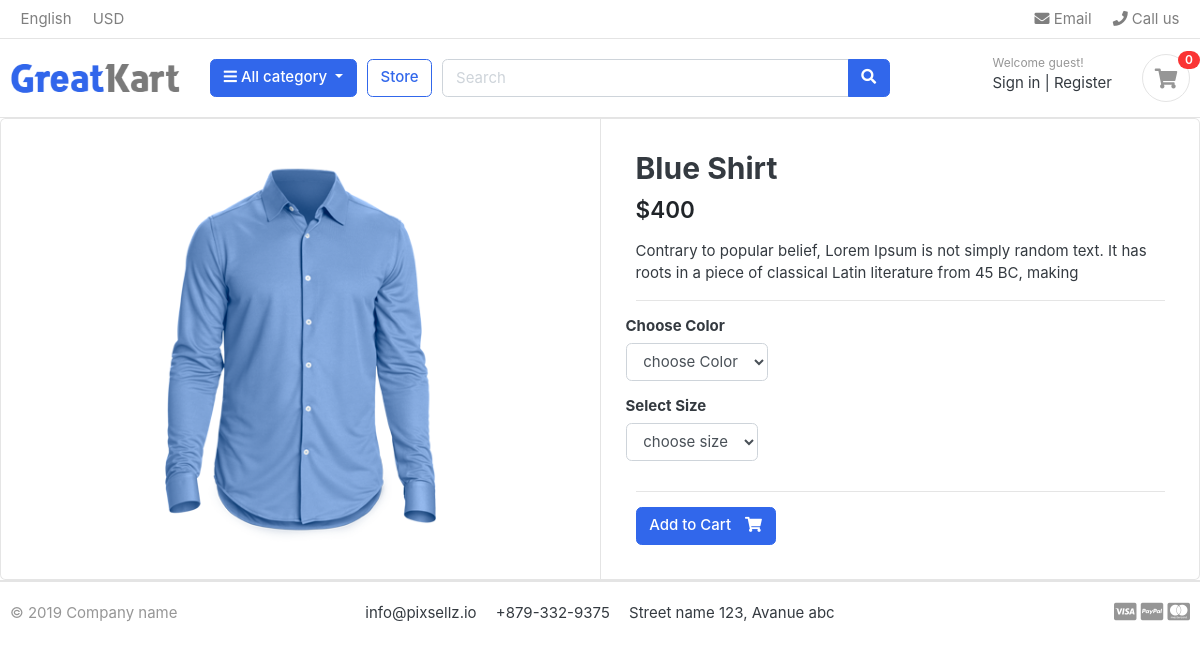
Screenshot of /store/category/shirt/blue-shirt with the database file from the repository.
### store/models.py (models this page shows, shortened)
class Product(models.Model):
    product_name = models.CharField(max_length=200, unique=True)
    slug = models.SlugField(max_length=200, unique=True)
    description = models.TextField(max_length=200, unique=True)
    price = models.IntegerField()
    image = models.ImageField(upload_to = 'photos/products')
    stock = models.IntegerField()
    is_available = models.BooleanField(default=True)
    category = models.ForeignKey(Category, on_delete = models.CASCADE)
    created_date = models.DateTimeField(auto_now_add = True)
    modified_date = models.DateTimeField(auto_now = True)

### store/views.py (the view)
def product_detail(request,category_slug,product_slug):
    try:
        single_product = Product.objects.get(category__slug = category_slug, slug = product_slug )
        in_cart = CartItem.objects.filter(cart__cart_id = _cart_id(request),product= single_product).exists()
    except Exception as e:
        raise e
    context = {
        "single_product" :single_product,
        'in_cart' : in_cart
    }
    return render (request, "store/product_detail.html", context)

### carts/context_processors.py (called while the page is built)
def counter(request):
    cart_count = 0
    if "admin" in request.path:
        return {}
    else:
        try:
            cart = Cart.objects.filter(cart_id = _cart_id(request))
            if request.user.is_authenticated:
               cart_items = CartItem.objects.filter(user= request.user)
               print(cart_items)
            else:
                cart_items = CartItem.objects.filter(cart=cart[:1])
            for cart_item in cart_items:
                cart_count += cart_item.quantity
        except Cart.DoesNotExist:
            cart_count = 0
    return dict(cart_count = cart_count)

### carts/views.py (called while the page is built)
def _cart_id(request):
    cart = request.session.session_key
    if not cart:
        cart = request.session.create()
    return cart

### category/context_processors.py (called while the page is built)
def menu_links(request):
    links = Category.objects.all()
    return dict(links=links)

### category/models.py (called while the page is built)
    def get_url(self):
        return reverse('product_by_category', args = [self.slug])

### store/models.py (called while the page is built)
    def colors(self):
        return super(VariationManager, self).filter(variation_category='color', is_active=True)

    def sizes(self):
        return super(VariationManager, self).filter(variation_category='size', is_active=True)

### templates/store/product_detail.html (shortened to what this page needs)
{% extends 'base.html' %}
{% load static %}
{%block content %}
<div class="card">
	<div class="row no-gutters">
		<aside class="col-md-6">
<article class="gallery-wrap">
	<div class="img-big-wrap">
	   <a href="#"><img src={{single_product.image.url}}></a>
	</div>
</article>
		</aside>
		<main class="col-md-6 border-left">
<form  action="{% url 'add_cart' single_product.id %}" method="POST">
<article class="content-body">
<h2 class="title">{{ single_product.product_name}}</h2>
<div class="mb-3">
	<var class="price h4">${{single_product.price}}</var>
</div>
<p>{{single_product.description}}</p>
<hr>
	<div class="row">
    <div class="item-option-select">
        <h6>Choose Color</h6>
        <select name = "color" class = "form-control" required>
		    <option value="" disabled selected >choose Color</option>
        </select>
    </div>
</div>
<div class="row">
    <div class="item-option-select">
        <h6>Select Size</h6>
		<select name = "size" class = "form-control" required>
		    <option value="" disabled selected >choose size</option>
        </select>
    </div>
</div>
	<hr>
    {% if single_product.stock <= 0 %}
    <h5 class ="text-danger">Out Of Stock</h5>
	{% else %}
	<button  type= "submit" class="btn btn-primary"> <span class="text">Add to Cart</span> <i class="fas fa-shopping-cart"></i></button>
	{% endif %}
</form>
		</main>
	</div>
</div>
 {% endblock %}

### static/css/ui.css (style rules this page uses)
html { font-family: "Inter", sans-serif; font-size: 15px; }
.content-body { flex: 1 1 auto; padding: 2rem 2.3rem; }
var { font-style: normal; }
article:after, .form-group:after { display: block; clear: both; content: ""; }
.btn .text + i { margin-left: 10px; }
.price { font-weight: 600; color: #212529; }
.gallery-wrap .img-big-wrap { margin-bottom: 10px; border-radius: 0.37rem; overflow: hidden; background-color: #fff; }
.gallery-wrap .img-big-wrap a { text-align: center; display: block; }
.gallery-wrap .img-big-wrap img { height: 450px; width: auto; display: inline-block; }
.item-option-select { margin-bottom: 1rem; display: inline-block; margin-right: 15px; }

### rows the page displays
Product: image (picture), product_name "Blue Shirt", price "400", description "Contrary to popular belief, Lorem Ipsum is not simply random text. It has roots in a piece of classical Latin literature from 45 BC, making"

### other values shown
{{ cart_count }} "0"
